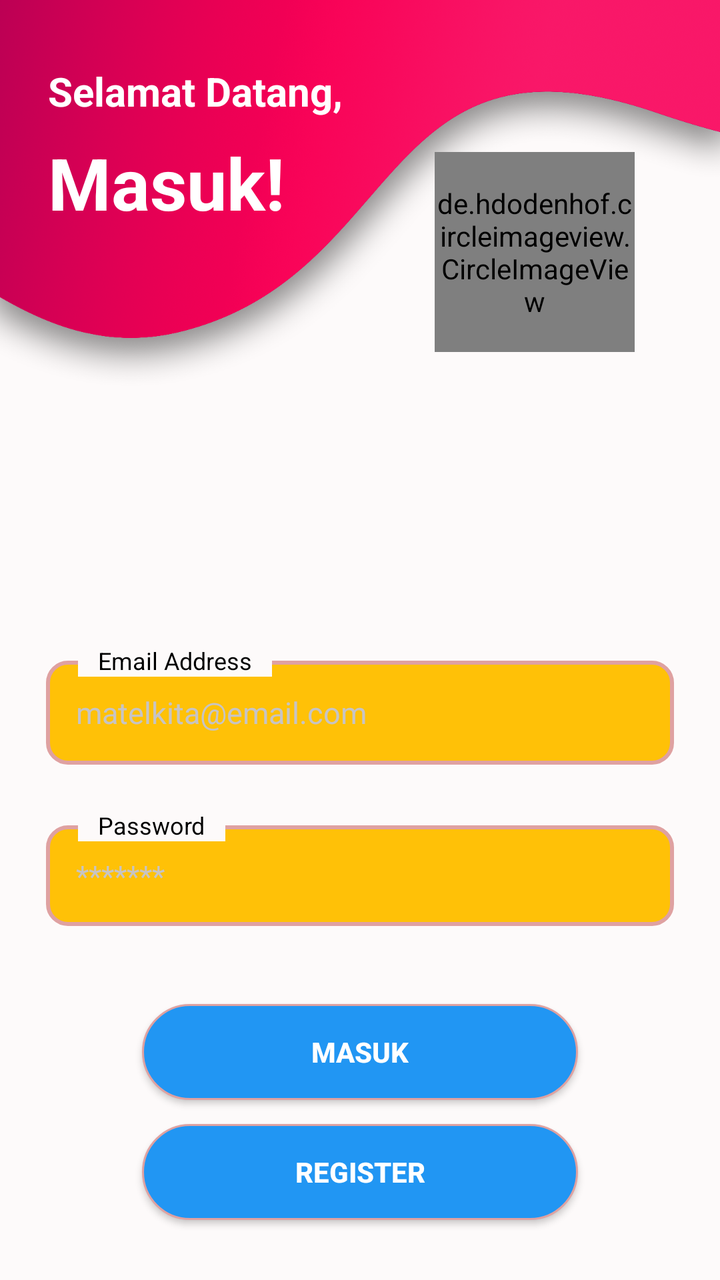
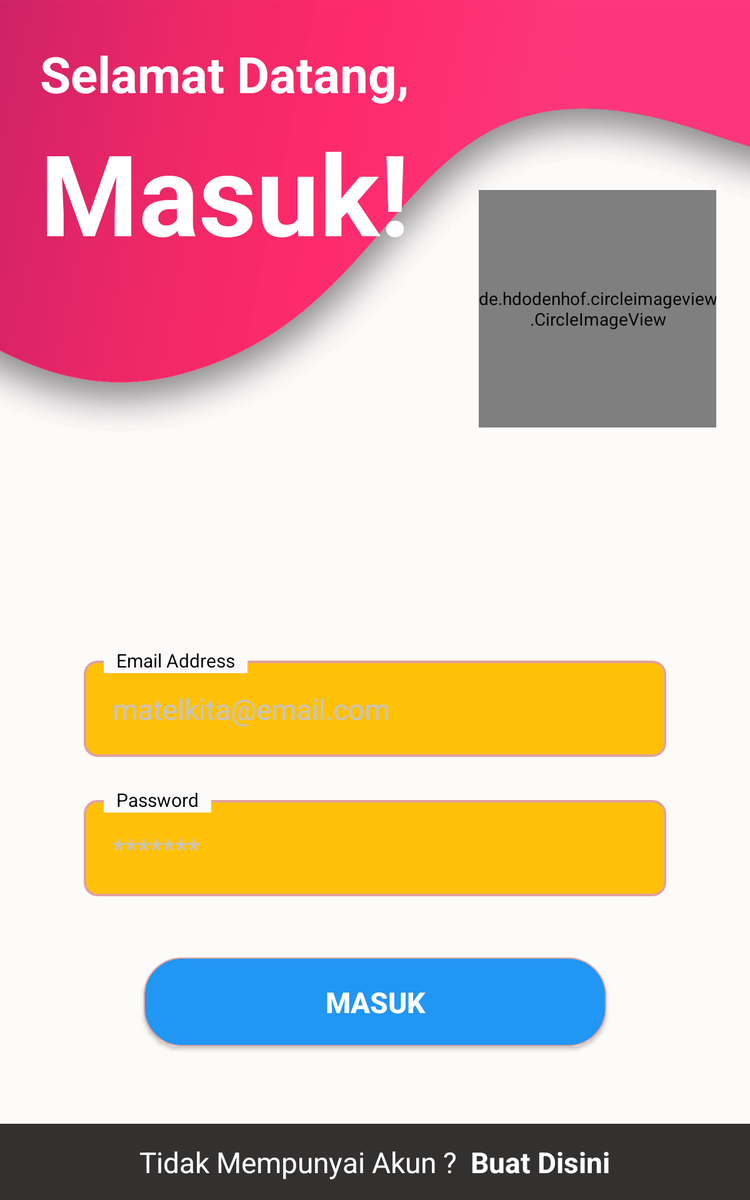

Compare how this app lays out the same screen by default and in its alternative resource folder. The renders come first, then the two layout files and the values they reference.
<!-- AndroidManifest.xml: application theme AppTheme -->
<!-- res/layout/fragment_login_page.xml -->
<?xml version="1.0" encoding="utf-8"?>
<android.support.constraint.ConstraintLayout xmlns:android="http://schemas.android.com/apk/res/android"
    xmlns:tools="http://schemas.android.com/tools"
    android:layout_width="match_parent"
    android:layout_height="match_parent"
    xmlns:app="http://schemas.android.com/apk/res-auto"
    android:background="@color/loginregister_white"
    tools:context=".View.LoginandRegister.LoginPage"
    android:orientation="vertical">

    
    <android.support.constraint.ConstraintLayout
        android:layout_width="match_parent"
        android:layout_height="match_parent">
        <ImageView
            android:id="@+id/imageView"
            android:layout_width="wrap_content"
            android:layout_height="200dp"
            android:scaleType="centerCrop"
            android:src="@drawable/login_top"
            app:layout_constraintEnd_toEndOf="parent"
            app:layout_constraintStart_toStartOf="parent"
            app:layout_constraintTop_toTopOf="parent" />

        <TextView
            android:id="@+id/textView3"
            android:layout_width="wrap_content"
            android:layout_height="wrap_content"
            android:layout_marginStart="24dp"
            android:layout_marginTop="32dp"
            android:text="Selamat Datang,"
            android:textColor="@color/whit_color"
            android:textSize="20sp"
            android:textStyle="bold"
            app:layout_constraintStart_toStartOf="parent"
            app:layout_constraintTop_toTopOf="parent" />

        <TextView
            android:id="@+id/textView9"
            android:layout_width="wrap_content"
            android:layout_height="wrap_content"
            android:layout_marginTop="8dp"
            android:gravity="center"
            android:text="Masuk!"
            android:textColor="@color/whit_color"
            android:textSize="36sp"
            android:textStyle="bold"
            app:layout_constraintStart_toStartOf="@+id/textView3"
            app:layout_constraintTop_toBottomOf="@+id/textView3" />

        <de.hdodenhof.circleimageview.CircleImageView
            android:id="@+id/circleImageView3"
            android:layout_width="100dp"
            android:layout_height="100dp"
            android:layout_marginStart="32dp"
            android:layout_marginEnd="8dp"
            android:layout_marginBottom="24dp"
            android:src="@mipmap/ic_logonew"
            app:civ_border_color="#fff"
            app:civ_border_width="2dp"
            app:layout_constraintBottom_toBottomOf="@+id/imageView"
            app:layout_constraintEnd_toEndOf="parent"
            app:layout_constraintHorizontal_bias="0.552"
            app:layout_constraintStart_toEndOf="@+id/textView9" />

        <LinearLayout
            android:id="@+id/linearLayout4"
            android:layout_width="match_parent"
            android:layout_height="wrap_content"
            android:layout_marginStart="16dp"
            android:layout_marginEnd="16dp"
            android:layout_marginBottom="24dp"
            android:orientation="vertical"
            app:layout_constraintBottom_toTopOf="@+id/btn_login"
            app:layout_constraintEnd_toEndOf="parent"
            app:layout_constraintStart_toStartOf="parent">

            <android.support.constraint.ConstraintLayout
                android:id="@+id/constraintLayout3"
                android:layout_width="match_parent"
                android:layout_height="wrap_content"
                android:orientation="vertical"
                android:padding="7dp"
                tools:layout_editor_absoluteX="0dp"
                tools:layout_editor_absoluteY="382dp">

                <EditText
                    android:id="@+id/username"
                    android:layout_width="match_parent"
                    android:layout_height="52dp"
                    android:background="@drawable/login_textfield_rr"
                    android:hint="matelkita@email.com"
                    android:inputType="textEmailAddress"
                    android:padding="15dp"
                    android:textColor="#000"
                    android:textColorHint="#C7C4C4"
                    android:textSize="15sp"
                    app:layout_constraintBottom_toBottomOf="parent"
                    app:layout_constraintEnd_toEndOf="parent"
                    app:layout_constraintStart_toStartOf="parent"
                    app:layout_constraintTop_toTopOf="parent" />

                <TextView
                    android:layout_width="wrap_content"
                    android:layout_height="wrap_content"
                    android:layout_marginStart="16dp"
                    android:layout_marginBottom="8dp"
                    android:background="@color/loginregister_white"
                    android:paddingHorizontal="10dp"
                    android:text="Email Address"
                    android:textColor="#000"
                    android:textSize="12sp"
                    app:layout_constraintBottom_toTopOf="@+id/username"
                    app:layout_constraintStart_toStartOf="@+id/username"
                    app:layout_constraintTop_toTopOf="@+id/username" />
            </android.support.constraint.ConstraintLayout>

            <android.support.constraint.ConstraintLayout
                android:layout_width="match_parent"
                android:layout_height="wrap_content"
                android:orientation="vertical"
                android:padding="7dp"
                app:layout_constraintTop_toBottomOf="@+id/constraintLayout3"
                tools:layout_editor_absoluteX="0dp">

                <EditText
                    android:id="@+id/password"
                    android:layout_width="match_parent"
                    android:layout_height="match_parent"
                    android:background="@drawable/login_textfield_rr"
                    android:hint="*******"
                    android:inputType="textPassword"
                    android:padding="15dp"
                    android:textColor="#000"
                    android:textColorHint="#C7C4C4"
                    android:textSize="15sp"
                    app:layout_constraintBottom_toBottomOf="parent"
                    app:layout_constraintEnd_toEndOf="parent"
                    app:layout_constraintStart_toStartOf="parent"
                    app:layout_constraintTop_toTopOf="parent" />

                <TextView
                    android:layout_width="wrap_content"
                    android:layout_height="wrap_content"
                    android:layout_marginStart="16dp"
                    android:layout_marginBottom="8dp"
                    android:background="@color/loginregister_white"
                    android:paddingHorizontal="10dp"
                    android:text="Password"
                    android:textColor="#000"
                    android:textSize="12sp"
                    app:layout_constraintBottom_toTopOf="@+id/password"
                    app:layout_constraintStart_toStartOf="@+id/password"
                    app:layout_constraintTop_toTopOf="@+id/password" />
            </android.support.constraint.ConstraintLayout>
        </LinearLayout>


        <Button
            android:id="@+id/btn_login"
            android:layout_width="0dp"
            android:layout_height="wrap_content"
            android:layout_marginStart="55dp"
            android:layout_marginEnd="55dp"
            android:layout_marginBottom="60dp"
            android:background="@drawable/login_button_rr"
            android:paddingVertical="10dp"
            android:text="Masuk"
            android:textColor="@color/whit_color"
            android:textStyle="bold"
            app:layout_constraintBottom_toTopOf="@+id/bottom"
            app:layout_constraintEnd_toEndOf="@+id/linearLayout4"
            app:layout_constraintHorizontal_bias="0.0"
            app:layout_constraintStart_toStartOf="@+id/linearLayout4" />

        <Button
            android:id="@+id/btn_register"
            android:layout_width="0dp"
            android:layout_height="wrap_content"
            android:layout_marginStart="55dp"
            android:layout_marginEnd="55dp"
            android:background="@drawable/login_button_rr"
            android:paddingVertical="10dp"
            android:text="Register"
            android:textColor="@color/whit_color"
            android:textStyle="bold"
            app:layout_constraintBottom_toTopOf="@+id/bottom"
            app:layout_constraintEnd_toEndOf="@+id/linearLayout4"
            app:layout_constraintHorizontal_bias="0.0"
            app:layout_constraintStart_toStartOf="@+id/linearLayout4" />

        <LinearLayout
            android:id="@+id/bottom"
            android:layout_width="match_parent"
            android:layout_height="wrap_content"
            android:layout_alignParentBottom="true"
            android:orientation="vertical"
            android:paddingVertical="15dp"

            app:layout_constraintBottom_toBottomOf="parent"
            app:layout_constraintEnd_toEndOf="parent"
            app:layout_constraintStart_toStartOf="parent">


        </LinearLayout>

    </android.support.constraint.ConstraintLayout>
    <LinearLayout
        android:id="@+id/pop_up_login"
        android:visibility="invisible"
        android:layout_width="match_parent"
        android:layout_height="match_parent"
        android:background="#A4000000"
        android:clickable="false"
        android:gravity="center"
        android:orientation="vertical"
        app:layout_constraintBottom_toBottomOf="parent"
        app:layout_constraintEnd_toEndOf="parent"
        app:layout_constraintStart_toStartOf="parent"
        app:layout_constraintTop_toTopOf="parent">

        <TextView
            android:layout_width="match_parent"
            android:layout_height="wrap_content"
            android:gravity="center"
            android:text="Sedang Login"
            android:textColor="@color/whit_color"
            android:textSize="20sp" />

        <TextView
            android:layout_width="match_parent"
            android:layout_height="wrap_content"
            android:gravity="center"
            android:text="Tunggu beberapa saat"
            android:textColor="@color/whit_color" />
    </LinearLayout>

</android.support.constraint.ConstraintLayout>
<!-- resources referenced by this layout -->
<resources>
  <color name="loginregister_white">#FDFAFA</color>
  <color name="whit_color">#fff</color>
  <!-- drawable login_button_rr (drawable) -->
  <?xml version="1.0" encoding="utf-8"?>
  <shape xmlns:android="http://schemas.android.com/apk/res/android"
      android:shape="rectangle">
              <corners
                  android:radius="30dp" />
              <gradient
                  android:startColor="#2196F3"
                  android:color="#2196F3"
                  android:endColor="#2196F3"/>
              <stroke
                  android:color="#DFA1A1"
                  android:width="1dp"/>
  </shape>
  <!-- drawable login_textfield_rr (drawable) -->
  <?xml version="1.0" encoding="utf-8"?>
  <shape xmlns:android="http://schemas.android.com/apk/res/android"
      android:shape="rectangle">
              <corners
                  android:radius="10dp" />
              <solid
                  android:color="#FFC107"/>
              <stroke
                  android:color="#DFA1A1"
                  android:width="2dp"/>
  </shape>
  <!-- drawable login_top: png bitmap (drawable-hdpi, 386961 bytes) -->
  <!-- mipmap ic_logonew: png bitmap (mipmap-hdpi, 5212 bytes) -->
  <style name="AppTheme" parent="Theme.AppCompat.Light.NoActionBar">
          
          <item name="colorPrimary">@color/colorPrimary</item>
          <item name="colorPrimaryDark">@color/colorPrimaryDark</item>
          <item name="colorAccent">@color/colorAccent</item>
      </style>
  <color name="colorPrimary">#061745</color>
  <color name="colorPrimaryDark">#303F9F</color>
  <color name="colorAccent">#FF4081</color>
</resources>
<!-- res/layout-sw600dp/fragment_login_page.xml (the repository's variant of the layout above) -->
<!-- drawn on a 7-inch tablet held upright -->
<?xml version="1.0" encoding="utf-8"?>
<android.support.constraint.ConstraintLayout xmlns:android="http://schemas.android.com/apk/res/android"
    xmlns:tools="http://schemas.android.com/tools"
    android:layout_width="match_parent"
    android:layout_height="match_parent"
    xmlns:app="http://schemas.android.com/apk/res-auto"
    android:background="@color/loginregister_white"
    tools:context=".View.LoginandRegister.LoginPage"
    android:orientation="vertical">

    
    <android.support.constraint.ConstraintLayout
        android:layout_width="match_parent"
        android:layout_height="match_parent">

        <ImageView
            android:id="@+id/imageView"
            android:layout_width="0dp"
            android:layout_height="wrap_content"
            android:scaleType="centerCrop"
            android:src="@drawable/toplogin_1440x2560"
            app:layout_constraintEnd_toEndOf="parent"
            app:layout_constraintStart_toStartOf="parent"
            app:layout_constraintTop_toTopOf="parent" />

        <TextView
            android:id="@+id/textView3"
            android:layout_width="wrap_content"
            android:layout_height="wrap_content"
            android:layout_marginStart="32dp"
            android:layout_marginTop="32dp"
            android:text="Selamat Datang,"
            android:textColor="@color/whit_color"
            android:textSize="40sp"
            android:textStyle="bold"
            app:layout_constraintStart_toStartOf="parent"
            app:layout_constraintTop_toTopOf="parent" />

        <TextView
            android:id="@+id/textView9"
            android:layout_width="wrap_content"
            android:layout_height="wrap_content"
            android:layout_marginTop="8dp"
            android:gravity="center"
            android:text="Masuk!"
            android:textColor="@color/whit_color"
            android:textSize="90sp"
            android:textStyle="bold"
            app:layout_constraintStart_toStartOf="@+id/textView3"
            app:layout_constraintTop_toBottomOf="@+id/textView3" />

        <de.hdodenhof.circleimageview.CircleImageView
            android:id="@+id/circleImageView3"
            android:layout_width="190dp"
            android:layout_height="190dp"
            android:layout_marginStart="32dp"
            android:layout_marginEnd="8dp"
            android:layout_marginBottom="24dp"
            android:src="@mipmap/ic_logonew"
            app:civ_border_color="#fff"
            app:civ_border_width="2dp"
            app:layout_constraintBottom_toBottomOf="@+id/imageView"
            app:layout_constraintEnd_toEndOf="parent"
            app:layout_constraintHorizontal_bias="0.552"
            app:layout_constraintStart_toEndOf="@+id/textView9" />

        <LinearLayout
            android:id="@+id/linearLayout4"
            android:layout_width="match_parent"
            android:layout_height="wrap_content"
            android:layout_marginStart="60dp"
            android:layout_marginEnd="60dp"
            android:layout_marginBottom="32dp"
            android:orientation="vertical"
            app:layout_constraintBottom_toTopOf="@+id/btn_login"
            app:layout_constraintEnd_toEndOf="parent"
            app:layout_constraintStart_toStartOf="parent">

            <android.support.constraint.ConstraintLayout
                android:id="@+id/constraintLayout3"
                android:layout_width="match_parent"
                android:layout_height="wrap_content"
                android:orientation="vertical"
                android:padding="7dp"
                tools:layout_editor_absoluteX="0dp"
                tools:layout_editor_absoluteY="382dp">

                <EditText
                    android:id="@+id/username"
                    android:layout_width="match_parent"
                    android:layout_height="wrap_content"
                    android:background="@drawable/login_textfield_rr"
                    android:hint="matelkita@email.com"
                    android:inputType="textEmailAddress"
                    android:padding="23dp"
                    android:textColor="#000"
                    android:textColorHint="#C7C4C4"
                    android:textSize="23sp"
                    app:layout_constraintBottom_toBottomOf="parent"
                    app:layout_constraintEnd_toEndOf="parent"
                    app:layout_constraintStart_toStartOf="parent"
                    app:layout_constraintTop_toTopOf="parent" />

                <TextView
                    android:layout_width="wrap_content"
                    android:layout_height="wrap_content"
                    android:layout_marginStart="16dp"
                    android:layout_marginBottom="8dp"
                    android:background="@color/loginregister_white"
                    android:paddingHorizontal="10dp"
                    android:text="Email Address"
                    android:textColor="#000"
                    android:textSize="15sp"
                    app:layout_constraintBottom_toTopOf="@+id/username"
                    app:layout_constraintStart_toStartOf="@+id/username"
                    app:layout_constraintTop_toTopOf="@+id/username" />
            </android.support.constraint.ConstraintLayout>

            <android.support.constraint.ConstraintLayout
                android:layout_width="match_parent"
                android:layout_height="wrap_content"
                android:orientation="vertical"
                android:padding="7dp"
                app:layout_constraintTop_toBottomOf="@+id/constraintLayout3"
                tools:layout_editor_absoluteX="0dp">

                <EditText
                    android:id="@+id/password"
                    android:layout_width="match_parent"
                    android:layout_height="match_parent"
                    android:background="@drawable/login_textfield_rr"
                    android:hint="*******"
                    android:inputType="textPassword"
                    android:padding="23dp"
                    android:textColor="#000"
                    android:textColorHint="#C7C4C4"
                    android:textSize="23sp"
                    app:layout_constraintBottom_toBottomOf="parent"
                    app:layout_constraintEnd_toEndOf="parent"
                    app:layout_constraintStart_toStartOf="parent"
                    app:layout_constraintTop_toTopOf="parent" />

                <TextView
                    android:layout_width="wrap_content"
                    android:layout_height="wrap_content"
                    android:layout_marginStart="16dp"
                    android:layout_marginBottom="8dp"
                    android:background="@color/loginregister_white"
                    android:paddingHorizontal="10dp"
                    android:text="Password"
                    android:textColor="#000"
                    android:textSize="15sp"
                    app:layout_constraintBottom_toTopOf="@+id/password"
                    app:layout_constraintStart_toStartOf="@+id/password"
                    app:layout_constraintTop_toTopOf="@+id/password" />
            </android.support.constraint.ConstraintLayout>
        </LinearLayout>


        <Button
            android:id="@+id/btn_login"
            android:layout_width="0dp"
            android:layout_height="wrap_content"
            android:layout_marginStart="55dp"
            android:layout_marginEnd="55dp"
            android:layout_marginBottom="62dp"
            android:background="@drawable/login_button_rr"
            android:paddingVertical="20dp"
            android:text="Masuk"
            android:textColor="@color/whit_color"
            android:textSize="23sp"
            android:textStyle="bold"
            app:layout_constraintBottom_toTopOf="@+id/bottom"
            app:layout_constraintEnd_toEndOf="@+id/linearLayout4"
            app:layout_constraintHorizontal_bias="0.502"
            app:layout_constraintStart_toStartOf="@+id/linearLayout4" />

        <LinearLayout
            android:id="@+id/bottom"
            android:layout_width="match_parent"
            android:layout_height="wrap_content"
            android:layout_alignParentBottom="true"
            android:orientation="vertical"
            android:paddingVertical="15dp"
            android:background="#333030"
            app:layout_constraintBottom_toBottomOf="parent"
            app:layout_constraintEnd_toEndOf="parent"
            app:layout_constraintStart_toStartOf="parent">

            <LinearLayout
                android:layout_width="match_parent"
                android:layout_height="wrap_content"
                android:gravity="center"
                android:orientation="horizontal">

                <TextView
                    android:layout_width="wrap_content"
                    android:layout_height="wrap_content"
                    android:textColor="@color/whit_color"
                    android:text="Tidak Mempunyai Akun ?  "
                    android:textSize="23sp"/>

                <TextView
                    android:id="@+id/btn_register"
                    android:layout_width="wrap_content"
                    android:layout_height="wrap_content"
                    android:clickable="true"
                    android:textStyle="bold"
                    android:textSize="23sp"
                    android:text="Buat Disini"
                    android:textColor="@color/whit_color" />
            </LinearLayout>
        </LinearLayout>

    </android.support.constraint.ConstraintLayout>
    <LinearLayout
        android:id="@+id/pop_up_login"
        android:visibility="invisible"
        android:layout_width="match_parent"
        android:layout_height="match_parent"
        android:background="#A4000000"
        android:clickable="false"
        android:gravity="center"
        android:orientation="vertical"
        app:layout_constraintBottom_toBottomOf="parent"
        app:layout_constraintEnd_toEndOf="parent"
        app:layout_constraintStart_toStartOf="parent"
        app:layout_constraintTop_toTopOf="parent">

        <TextView
            android:layout_width="match_parent"
            android:layout_height="wrap_content"
            android:gravity="center"
            android:text="Sedang Login"
            android:textColor="@color/whit_color"
            android:textSize="23sp" />

        <TextView
            android:layout_width="match_parent"
            android:layout_height="wrap_content"
            android:gravity="center"
            android:text="Tunggu beberapa saat"
            android:textColor="@color/whit_color" />
    </LinearLayout>

</android.support.constraint.ConstraintLayout>
<!-- resources referenced by the variant -->
<!-- as a 7-inch tablet held upright resolves them -->
<resources>
  <color name="loginregister_white">#FDFAFA</color>
  <color name="whit_color">#fff</color>
  <!-- drawable login_button_rr (drawable) -->
  <?xml version="1.0" encoding="utf-8"?>
  <shape xmlns:android="http://schemas.android.com/apk/res/android"
      android:shape="rectangle">
              <corners
                  android:radius="30dp" />
              <gradient
                  android:startColor="#2196F3"
                  android:color="#2196F3"
                  android:endColor="#2196F3"/>
              <stroke
                  android:color="#DFA1A1"
                  android:width="1dp"/>
  </shape>
  <!-- drawable login_textfield_rr (drawable) -->
  <?xml version="1.0" encoding="utf-8"?>
  <shape xmlns:android="http://schemas.android.com/apk/res/android"
      android:shape="rectangle">
              <corners
                  android:radius="10dp" />
              <solid
                  android:color="#FFC107"/>
              <stroke
                  android:color="#DFA1A1"
                  android:width="2dp"/>
  </shape>
  <!-- drawable toplogin_1440x2560: png bitmap (drawable-xxxhdpi, 237732 bytes) -->
  <!-- mipmap ic_logonew: png bitmap (mipmap-hdpi, 5212 bytes) -->
  <style name="AppTheme" parent="Theme.AppCompat.Light.NoActionBar">
          
          <item name="colorPrimary">@color/colorPrimary</item>
          <item name="colorPrimaryDark">@color/colorPrimaryDark</item>
          <item name="colorAccent">@color/colorAccent</item>
      </style>
  <color name="colorPrimary">#061745</color>
  <color name="colorPrimaryDark">#303F9F</color>
  <color name="colorAccent">#FF4081</color>
</resources>
